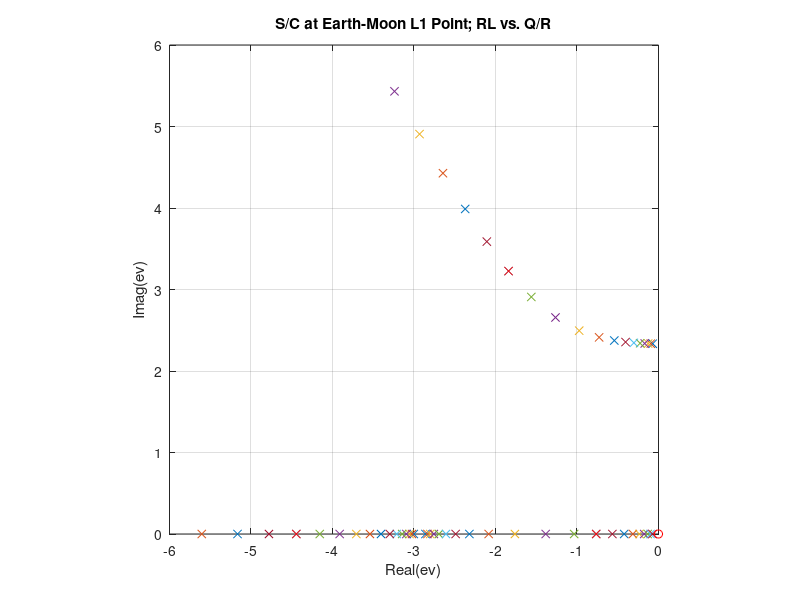

Recreate this plot in MATLAB. (Note: this script raises an error after producing the figure.)
% Script p6_2_07.m; station-keeping for S/C at Earth-Moon L1 point using
% radial thrusters; s=[x xdot y ydot]'; time in 1/n, n=orbit rate of moon;
% J=integral(Q*y^2+u^2)dt;                                  12/92, 7/17/02
%
be=5.148; B=[0 1 0 0]'; C=[0 0 1 0]; R=1; A=[0 1 0 0; 2*be+1 0 0 2; ...
      0 0 0 1; 0 -2 -(be-1) 0]; Q=10.^[0:.25:5]; N=length(Q);
%
figure(1); clf; for i=1:N; [k,S,e]=lqr(A,B,C'*Q(i)*C,R);
   plot(real(e),imag(e),'x'); hold on; end; grid; axis([-6 0 0 6])
axis('square'); xlabel('Real(ev)'); ylabel('Imag(ev)')
Q2=1000; [k1,S,e2]=lqr(A,B,C'*Q2*C,R); plot(real(e2),imag(e2),'rx');
Q3=1e12; [k,S,z]=lqr(A,B,C'*Q3*C,R); plot(real(z),imag(z),'ro');
hold off; title('S/C at Earth-Moon L1 Point; RL vs. Q/R')
% 	
t=[0:.05:5]'; u=zeros(1,length(t)); x0=[0 0 0 1]'; 
[y,x]=lsim(A-B*k1,B,C,0,u,t,x0); u=-x*k1';
%
figure(2); clf; subplot(211), plot(t,[x(:,1) x(:,3)]); grid
ylabel('n*x/vo n*y/vo'); subplot(212), plot(t,u); 
grid; ylabel('a_y/(n*vo)'); xlabel('nt') 
title('S/C at Earth-Moon L1 Point; Response to ydot(0)=vo')
 
